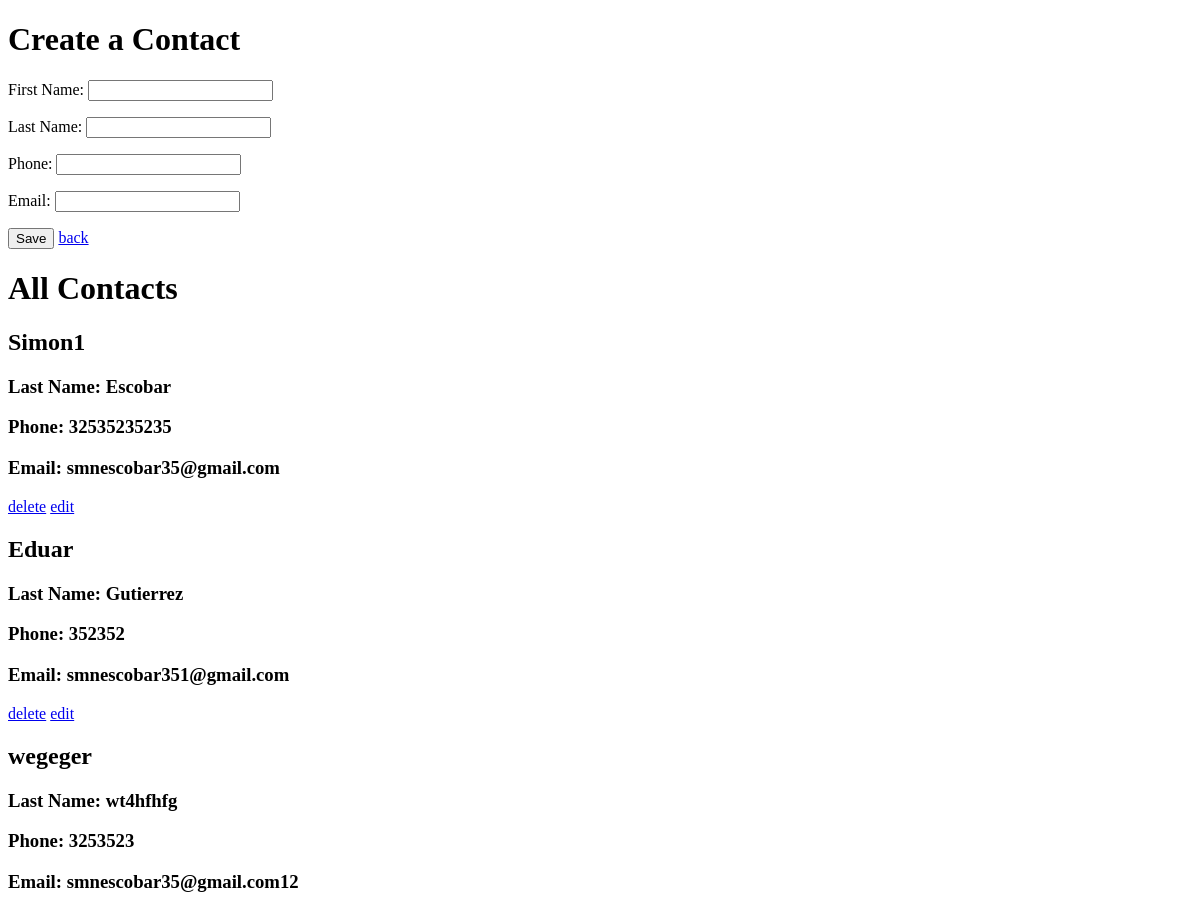
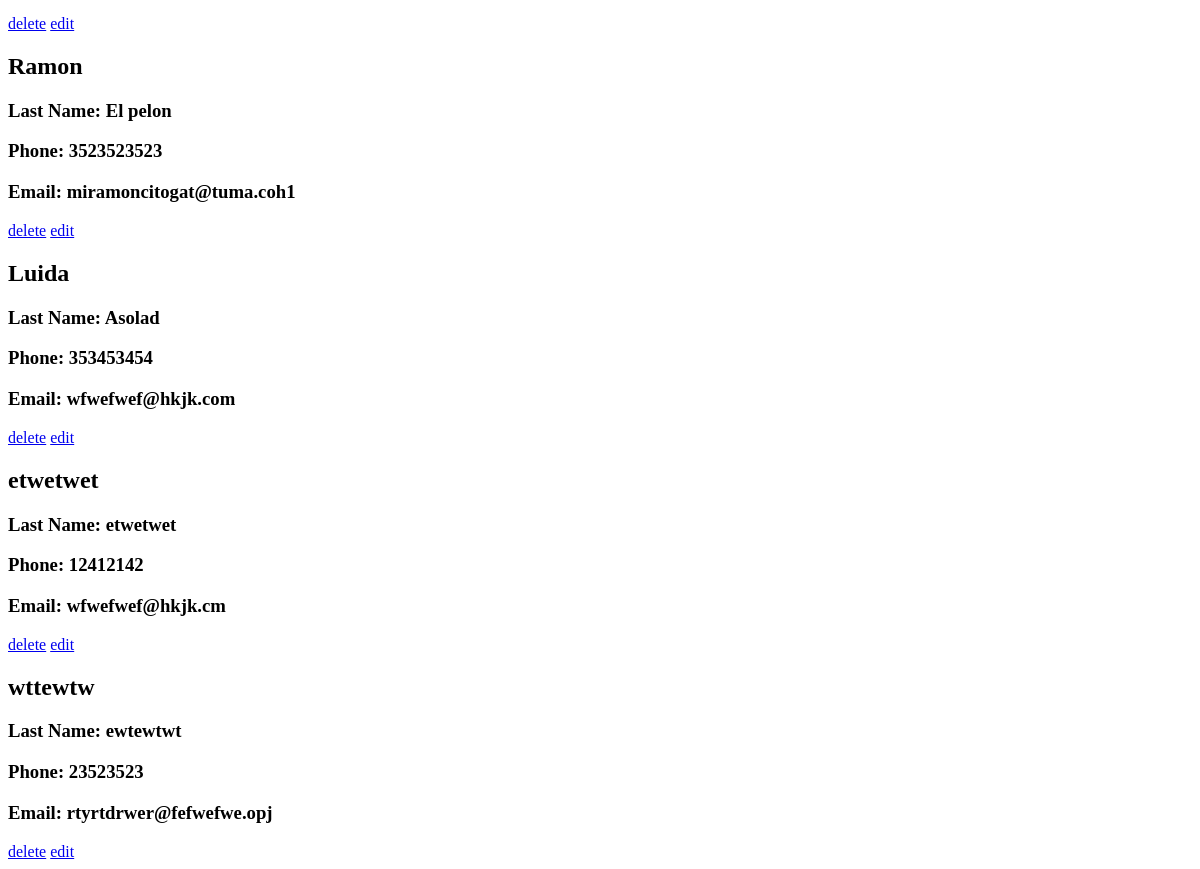
Before: / with the older database file (2 pictures, top to bottom).
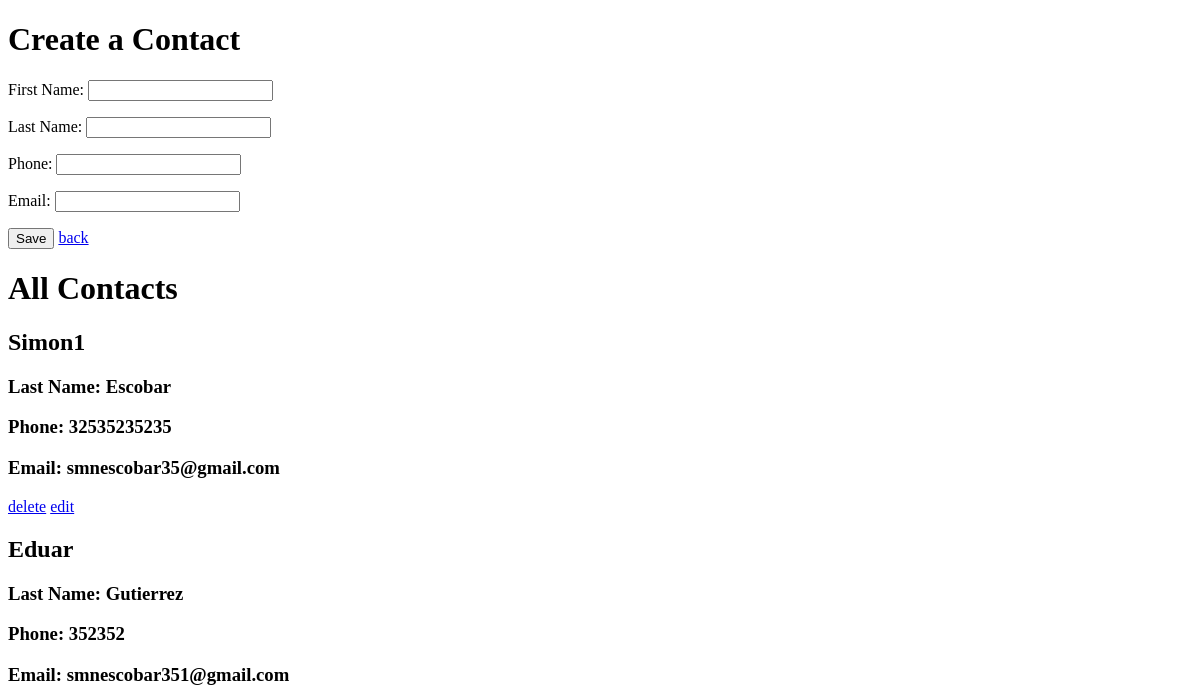
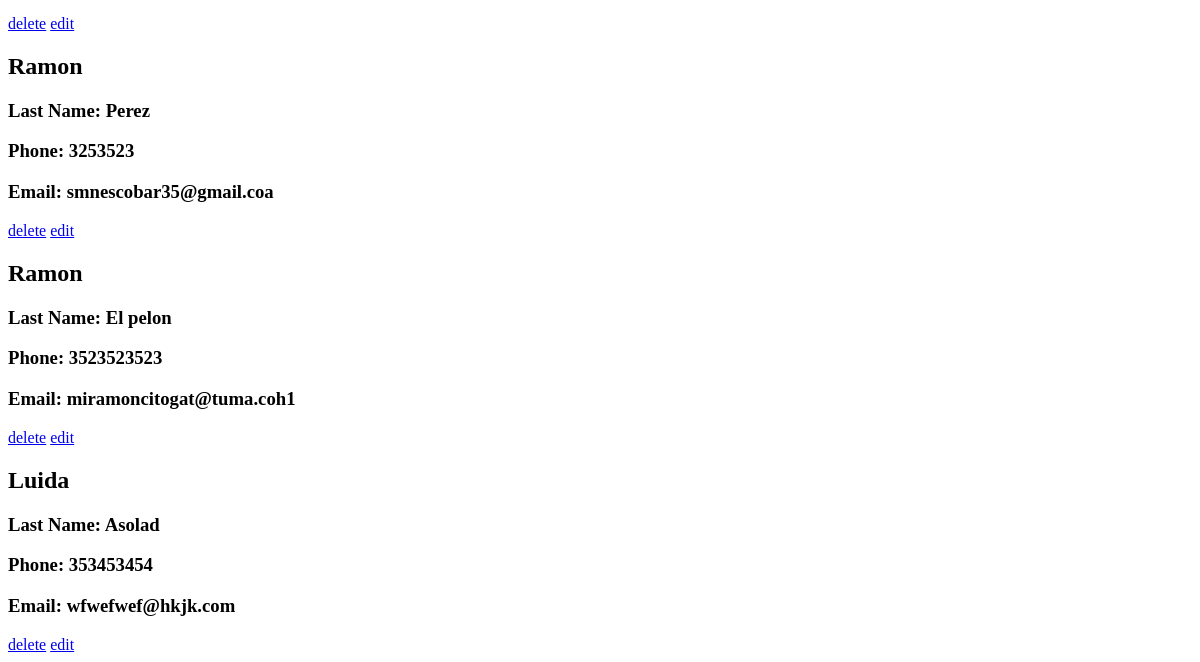
After: the same page with the newer database file (2 pictures, top to bottom).
### Contacts/models.py (models this page shows, shortened)
class Contact(models.Model):
	fname = models.CharField(max_length=150)
	lname = models.CharField(max_length=150)
	phone = models.IntegerField()
	email = models.EmailField(unique=True)

### Contacts/views.py (the view)
# urls.py: path('', views.index, name="home"),
def index(request):
	contact = Contact.objects.all()
	if request.method == "POST":
		form = CreateContactModelForm(request.POST)
		if form.is_valid():
			formContact = form.save(commit=False)
			formContact.save()
			print("created!!")
			return redirect("home")
	else:
		form = CreateContactForm()
	data = {
		"contacts": contact,
		"form": form,
	}
	return render(request, "Contacts/index.html", data)

### Contacts/forms.py (shortened to what this page needs)
class CreateContactForm(forms.Form):
	fname = forms.CharField(label="First Name")
	lname = forms.CharField(label="Last Name")
	phone = forms.IntegerField(label="Phone")
	email = forms.EmailField(label="Email")

### Contacts/templates/Contacts/index.html (shortened to what this page needs)
{% extends "base.html" %}
{% block content %}
	{% include "./create.html" %}
	<h1>All Contacts</h1>
	{% for contact in contacts %}
		<h2 id="{{contact.id}}">{{contact.fname}}</h2>
		<h3>Last Name: {{contact.lname}}</h3>
		<h3>Phone: {{contact.phone}}</h3>
		<h3>Email: {{contact.email}}</h3>
		<a href="{% url "delete" contact.id %}">delete</a>
		<a href="{% url "edit" contact.id %}">edit</a>
	{% endfor %}
{% endblock %}

Changed rows visible on the page:
removed Contact: fname "etwetwet", lname "etwetwet", phone "12412142", email "wfwefwef@hkjk.cm"
removed Contact: fname "wttewtw", lname "ewtewtwt", phone "23523523", email "rtyrtdrwer@fefwefwe.opj"
changed Contact: fname "wegeger" → "Ramon"; lname "wt4hfhfg" → "Perez"; email "smnescobar35@gmail.com12" → "smnescobar35@gmail.coa"
